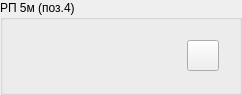
  <widget class="QGroupBox" name="panel_conveyor_4">
   <property name="geometry">
    <rect>
     <x>140</x>
     <y>110</y>
     <width>242</width>
     <height>70</height>
    </rect>
   </property>
   <property name="title">
    <string>РП 5м (поз.4)</string>
   </property>
   <property name="style" stdset="0">
    <string>vodoley</string>
   </property>
   <layout class="QVBoxLayout" name="verticalLayout_9">
    <item>
     <widget class="QWidget" name="status_row_6" native="true">
      <layout class="QHBoxLayout" name="horizontalLayout_18">
       <item>
        <widget class="QLabel" name="powered_4">
         <property name="enabled">
          <bool>false</bool>
         </property>
         <property name="minimumSize">
          <size>
           <width>32</width>
           <height>32</height>
          </size>
         </property>
         <property name="maximumSize">
          <size>
           <width>32</width>
           <height>32</height>
          </size>
         </property>
         <property name="toolTip">
          <string>Авария ЧП. Возможно потребуется выключить-включить ЧП 9</string>
         </property>
         <property name="text">
          <string/>
         </property>
         <property name="pixmap">
          <pixmap resource="../resources.qrc">:/bolt.png</pixmap>
         </property>
         <property name="scaledContents">
          <bool>true</bool>
         </property>
        </widget>
       </item>
       <item>
        <widget class="QLabel" name="emergency_4">
         <property name="enabled">
          <bool>false</bool>
         </property>
         <property name="minimumSize">
          <size>
           <width>32</width>
           <height>32</height>
          </size>
         </property>
         <property name="maximumSize">
          <size>
           <width>32</width>
           <height>32</height>
          </size>
         </property>
         <property name="text">
          <string/>
         </property>
         <property name="pixmap">
          <pixmap resource="../resources.qrc">:/hand.png</pixmap>
         </property>
         <property name="scaledContents">
          <bool>true</bool>
         </property>
        </widget>
       </item>
       <item>
        <widget class="QLabel" name="lock_4">
         <property name="enabled">
          <bool>false</bool>
         </property>
         <property name="minimumSize">
          <size>
           <width>32</width>
           <height>32</height>
          </size>
         </property>
         <property name="maximumSize">
          <size>
           <width>32</width>
           <height>32</height>
          </size>
         </property>
         <property name="toolTip">
          <string>Включать норию нельзя (вибросито не включено)</string>
         </property>
         <property name="text">
          <string/>
         </property>
         <property name="pixmap">
          <pixmap resource="../resources.qrc">:/locked.png</pixmap>
         </property>
         <property name="scaledContents">
          <bool>true</bool>
         </property>
        </widget>
       </item>
       <item>
        <spacer name="horizontalSpacer_6">
         <property name="orientation">
          <enum>Qt::Horizontal</enum>
         </property>
         <property name="sizeHint" stdset="0">
          <size>
           <width>40</width>
           <height>20</height>
          </size>
         </property>
        </spacer>
       </item>
       <item>
        <widget class="QToolButton" name="toolButton_6">
         <property name="text">
          <string/>
         </property>
         <property name="icon">
          <iconset theme="system-settings">
           <normaloff>../../../../.designer/backup</normaloff>../../../../.designer/backup</iconset>
         </property>
         <property name="iconSize">
          <size>
           <width>24</width>
           <height>24</height>
          </size>
         </property>
        </widget>
       </item>
      </layout>
     </widget>
    </item>
   </layout>
  </widget>
